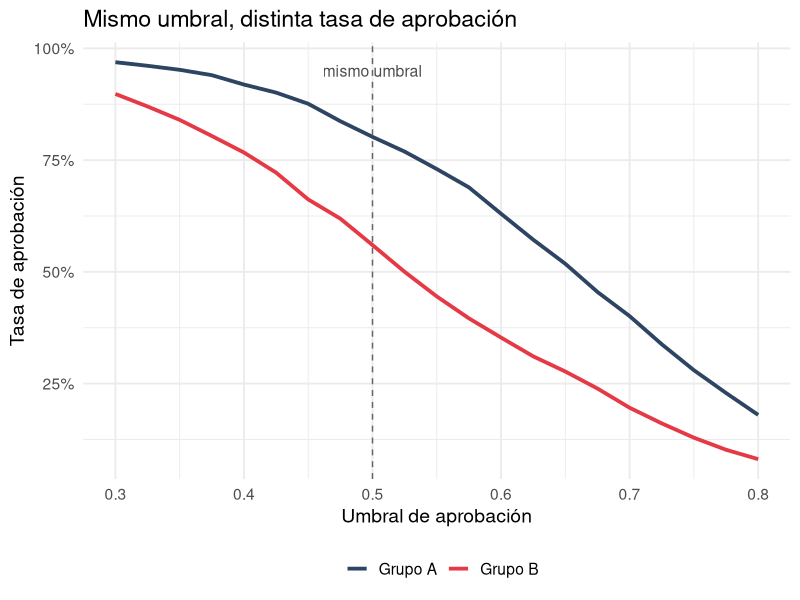

Here is the R script that generated this plot:
## ---- chunk 1
options(htmltools.dir.version = FALSE)
library(knitr)
opts_chunk$set(
  prompt = T,
  fig.align = "center",
  dpi = 300,
  cache = T,
  message = FALSE,
  warning = FALSE,
  engine.opts = list(bash = "-l")
)

knit_hooks$set(
  prompt = function(before, options, envir) {
    options(
      prompt = if (options$engine %in% c("sh", "bash", "zsh")) "$ " else "R> ",
      continue = if (options$engine %in% c("sh", "bash", "zsh")) "$ " else "+ "
    )
  }
)

options(repos = c(CRAN = "https://cran.rstudio.com/"))

if (!require("fontawesome", character.only = TRUE)) {
  install.packages("fontawesome", dependencies = TRUE)
  library(fontawesome, character.only = TRUE)
}
## ---- chunk 2
library(dplyr)
library(ggplot2)
set.seed(2026)
n <- 1000
simular <- function(grupo, p_bueno, m_bueno, m_malo) {
  bueno <- rbinom(n, 1, p_bueno)
  score <- ifelse(bueno == 1, rnorm(n, m_bueno, 0.15), rnorm(n, m_malo, 0.15))
  data.frame(grupo = grupo, bueno = bueno, score = pmin(pmax(score, 0), 1))
}
datos <- rbind(
  simular("Grupo A", 0.80, 0.70, 0.45),
  simular("Grupo B", 0.60, 0.62, 0.40)
)
umbrales <- seq(0.3, 0.8, by = 0.025)
aprob <- do.call(rbind, lapply(umbrales, function(t) {
  datos |> group_by(grupo) |>
    summarise(umbral = t, aprobacion = mean(score >= t), .groups = "drop")
}))
ggplot(aprob, aes(umbral, aprobacion, color = grupo)) +
  geom_line(linewidth = 1.3) +
  geom_vline(xintercept = 0.5, linetype = "dashed", colour = "grey40") +
  annotate("text", x = 0.5, y = 0.95, label = "mismo umbral", size = 4, colour = "grey30") +
  scale_color_manual(values = c("Grupo A" = "#2d4563", "Grupo B" = "#e63946")) +
  scale_y_continuous(labels = scales::percent) +
  labs(x = "Umbral de aprobación", y = "Tasa de aprobación", color = "",
       title = "Mismo umbral, distinta tasa de aprobación") +
  theme_minimal(base_size = 14) +
  theme(legend.position = "bottom")
